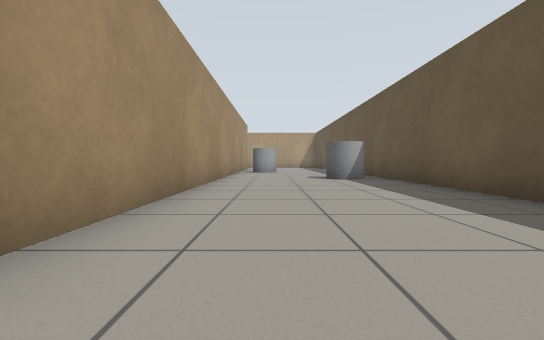
[1] (above)

12 first-person views from a walk through a robot-simulator world made for Gazebo. The camera is 0.5 m above the floor, tilts 2° down and sees 90° across. The floor is counted in squares, 1 m on a side. Each view is taken from the middle of a square. On the plan, view 1 faces up. The plan holds only what a view shows up to about 9 squares ahead; the rest is blank. The robots in the file are not drawn.

[2]
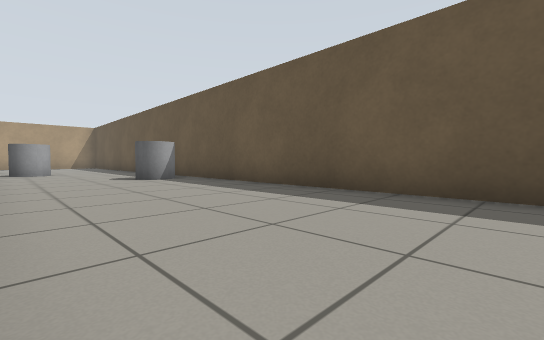

[3]
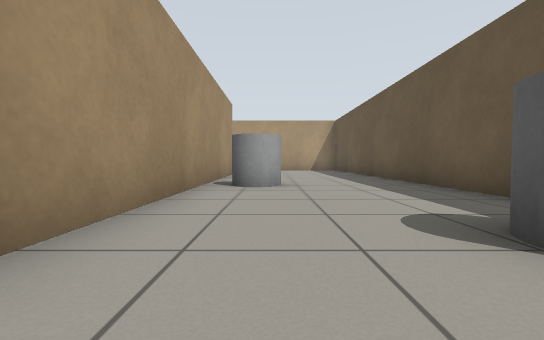

[4]
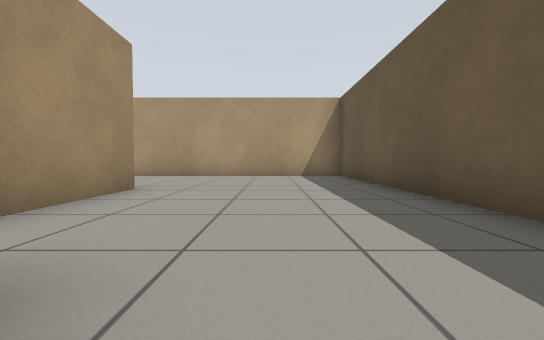

[5]
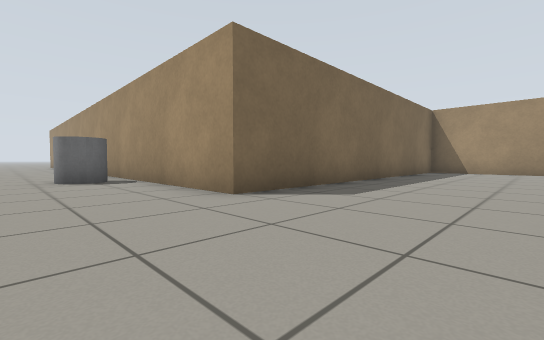

[6]
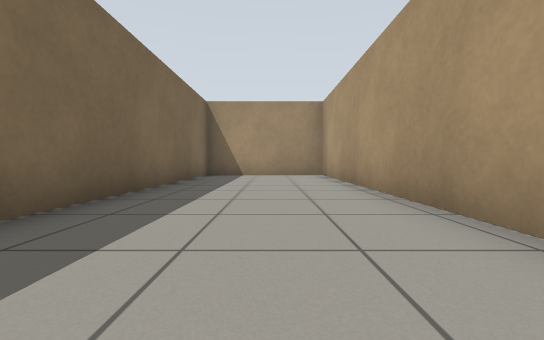

[7]
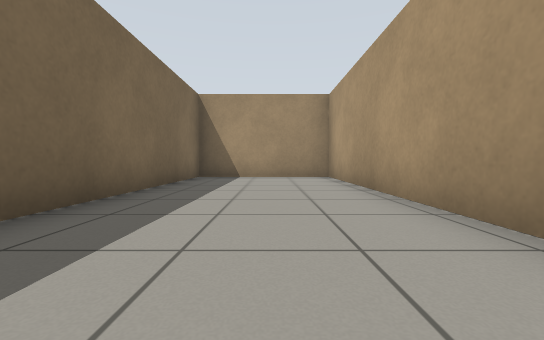

[8]
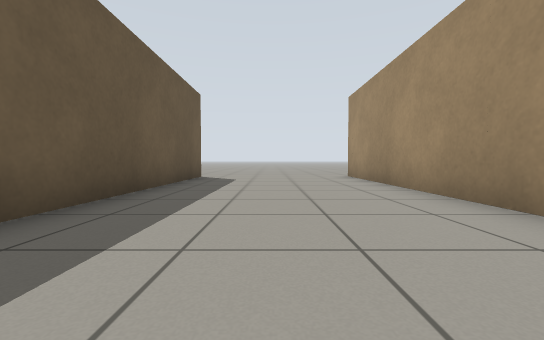

[9]
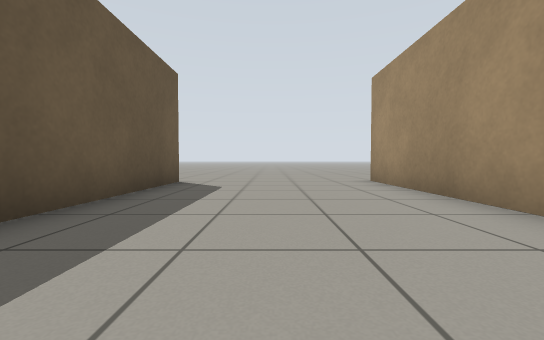

[10]
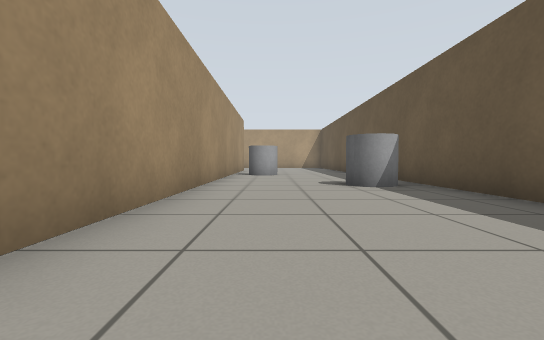

[11]
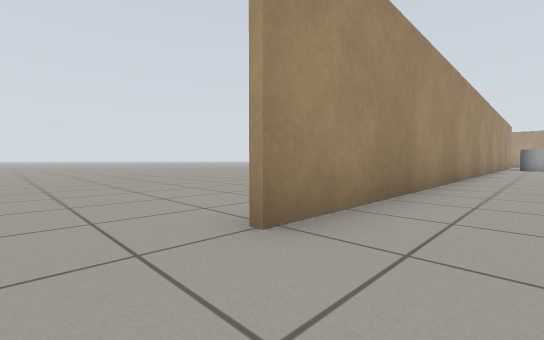

[12]
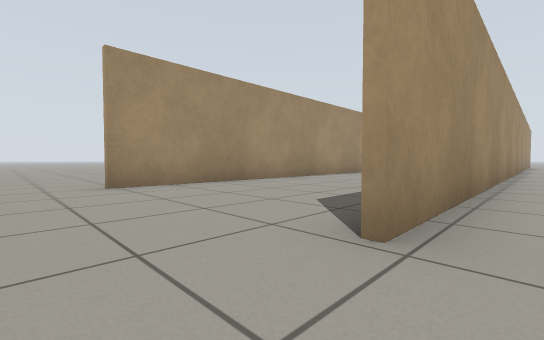

### Floor plan
Points are (right, up) in squares from view 1. A wall is a line through its corners. A room is listed if a view was taken in it or the views show most of it. See-through windows are left out.
Room 1 (views 1, 2, 3, 4, 5, 6, 7, 8, 9, 10, 11)
walls: (3.2, -4.4) (3.2, 19.7) (-11.3, 19.7) (-11.3, 15.8) (-1.4, 15.8) (-1.4, -4.7)
ways out: opening at (3, -5.5) to room 2; opening at (-2, -5.5)
objects: grey cylinder (-1, 11) to (0, 12); grey cylinder (2, 7) to (2, 8)
Room 2 (view 12)
walls: (3.3, 6.1) (3.3, -4.4)
ways out: opening at (3, -5.5) to room 1

Positions as (right, up) in squares from view 1, and headings:
1: (0, 0), facing up
2: (-1, 0), facing up-right
3: (0, 6), facing up
4: (1, 11), facing up
5: (1, 19), facing down-left
6: (-2, 18), facing left
7: (-3, 18), facing left
8: (1, 4), facing down
9: (1, 2), facing down
10: (0, 2), facing up
11: (0, -6), facing up-left
12: (4, -6), facing up-left
